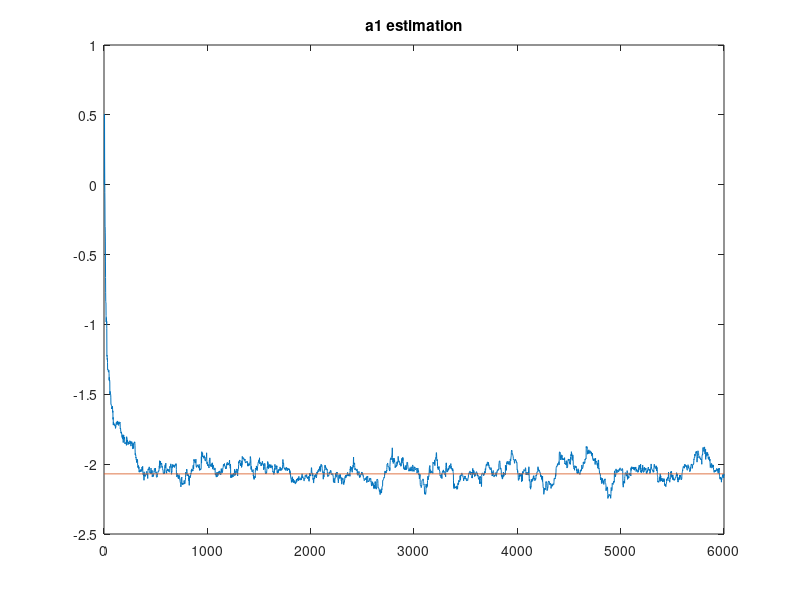
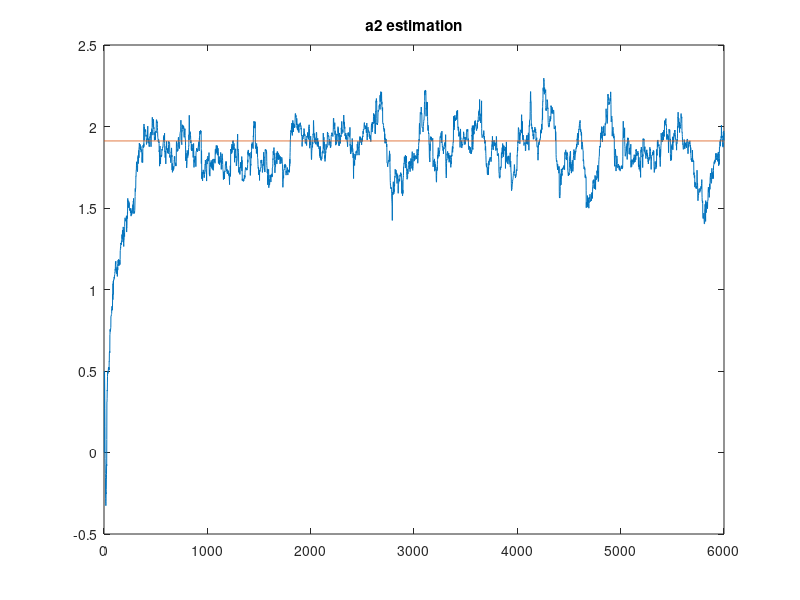
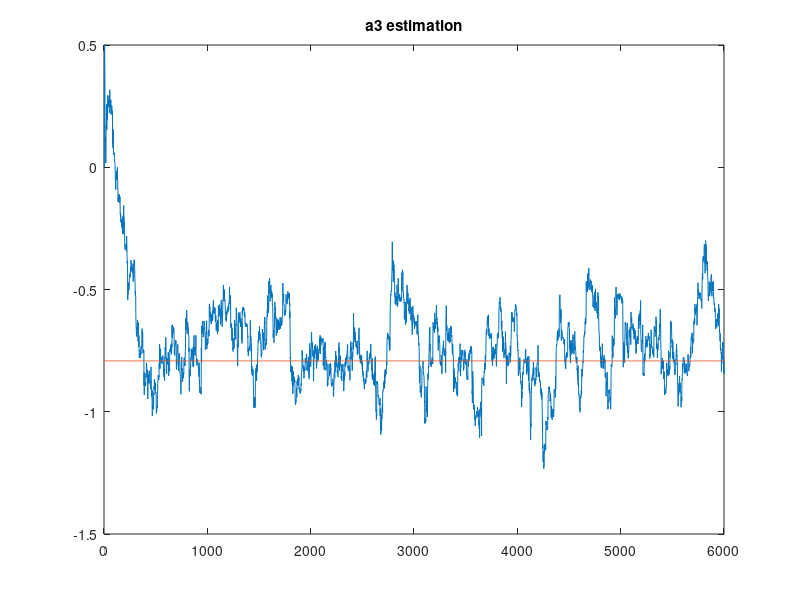
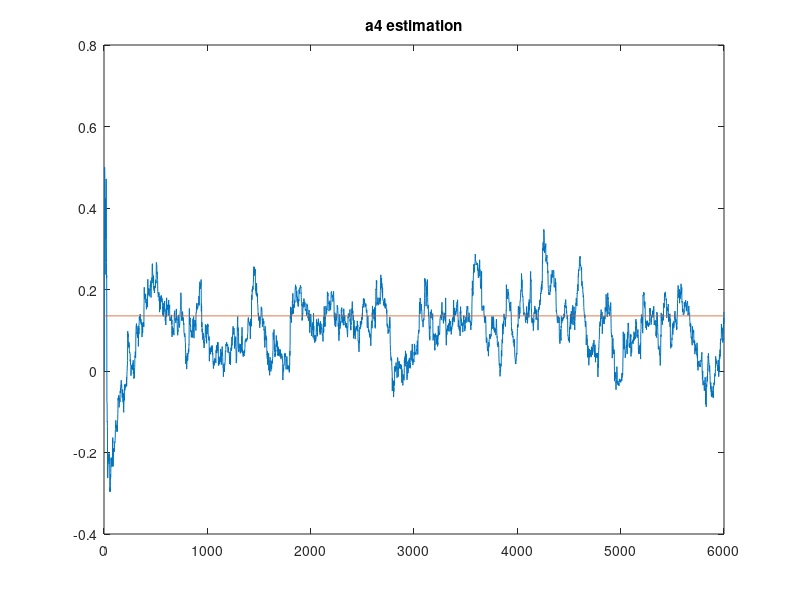

These charts were generated, in order, by the following MATLAB code:
clc;
clear all;
%% DATA
m1 = 300;
m2 = 60;
k1 = 16000;
k2 = 190000;
b1 = 1000;
%% Linearization into state space model
A = [0 1 0 0;-k1/m1 -b1/m1 k1/m1 b1/m1;0 0 0 1;k1/m2 b1/m2 (-k2-k1)/m2 -b1/m2];
B = [0;1/m1;0; -1/m2 ];
C = [1 0 0 0];
D = [0];
linsys_ss = ss(A,B,C,D);
%% converting state space into continuous transfer function
[num den] = ss2tf(A,B,C,D);
cont_tranf = tf(num,den)
%% continuous transfer function to discrete transfer function
Ts = .1;
disc_tranf = c2d(linsys_ss,Ts,'zoh');
Ad = disc_tranf.A;
Bd = disc_tranf.B;
Cd = disc_tranf.C;
Dd = disc_tranf.D;
[num1 den1] = ss2tf(Ad,Bd,Cd,Dd)
disc_z_inverse = filt([num1(1,1) num1(1,2) num1(1,3) num1(1,4)],[den1(1,1) den1(1,2) den1(1,3) den1(1,4) den1(1,5)])
%% Parametric adaptation algorithm with least square adaptation with forgetting factor
N = 6000;
t = 0:N-1;
%% Plant parameters
b1 = num1(1,1);
b2 = num1(1,2);
b3 = num1(1,3);
b4 = num1(1,4);
a1 = den1(1,2);
a2 = den1(1,3);
a3 = den1(1,4);
a4 = den1(1,5);
lamba = 0.99;
%% input and disturbance
w1 = 10;
w2 = 20;
w3 = 30;
u = sin(w1*t)+sin(w2*t)+sin(w3*t);
A = 0.05;
omega = A*randn(size(t));
%% Simulation of parametric Adaptation algorithm
f11 = 30;
f22 = 30;
f33 = 30;
f44 = 30;
f55 = 30;
f66 = 30; 
f77 = 30; 
f88 = 30;
F = diag([f11,f22,f33,f44,f55,f66,f77,f88]);

thetahat = zeros(8,N);
yv = zeros(1,N);
yhatv = zeros(1,N);
err = zeros(1,N);
f = zeros(1,N);

thhat = [0.5 0.5 0.5 0.5 0.5 0.5 0.5 0.5]';
y1=0;
y2=0;
y3=0;
y4=0;
u1=0;
u2=0;
u3=0;
u4=0;
omega1=0; 
phi=[0 0 0 0 0 0 0 0]';

for k=5:N 
    yv(k) = -a1*yv(k-1)-a2*yv(k-2)-a3*yv(k-3)-a4*yv(k-4)+b1*u(k-1)+b2*u(k-2)+b3*u(k-3)+b4*u(k-4)+omega(k);
    eo = yv(k)-thhat'*phi;
    F = (F-((F*(phi)*phi'*F)/(lamba+phi'*F*(phi))))*1/lamba;
    thhat = thhat+F*phi*eo;
    a1estimate(k) = thhat(1,:);
    a2estimate(k) = thhat(2,:);
    a3estimate(k) = thhat(3,:);
    a4estimate(k) = thhat(4,:);
    b1estimate(k) = thhat(5,:);
    b2estimate(k) = thhat(6,:);
    b3estimate(k) = thhat(7,:);
    b4estimate(k) = thhat(8,:);
    
    y4 = y3;
    y3 = y2;    
    y2 = y1;
    y1 = yv(k);
    u4 = u3;
    u3 = u2;
    u2 = u1;
    u1 = u(k);
    phi = [-y1 -y2 -y3 -y4 u1 u2 u3 u4]';
        % predictive error
    error(k) = eo;
end
figure(1)
plot(t,a1estimate,t,a1*ones(1,N))
title('a1 estimation')
figure(2)
plot(t,a2estimate,t,a2*ones(1,N))
title('a2 estimation')
figure(3)
plot(t,a3estimate,t,a3*ones(1,N))
title('a3 estimation')
figure(4)
plot(t,a4estimate,t,a4*ones(1,N))
title('a4 estimation')
figure(5)
plot(t,b1estimate,t,b1*ones(1,N))
title('b1 estimation')
figure(6)
plot(t,b2estimate,t,b2*ones(1,N))
title('b2 estimation')
figure(7)
plot(t,b3estimate,t,b3*ones(1,N))
title('b3 estimation')
figure(8)
plot(t,b4estimate,t,b4*ones(1,N))
title('b4 estimation')
figure(9)
plot(t,error,t,eo*ones(1,N))
title('error prediction')
